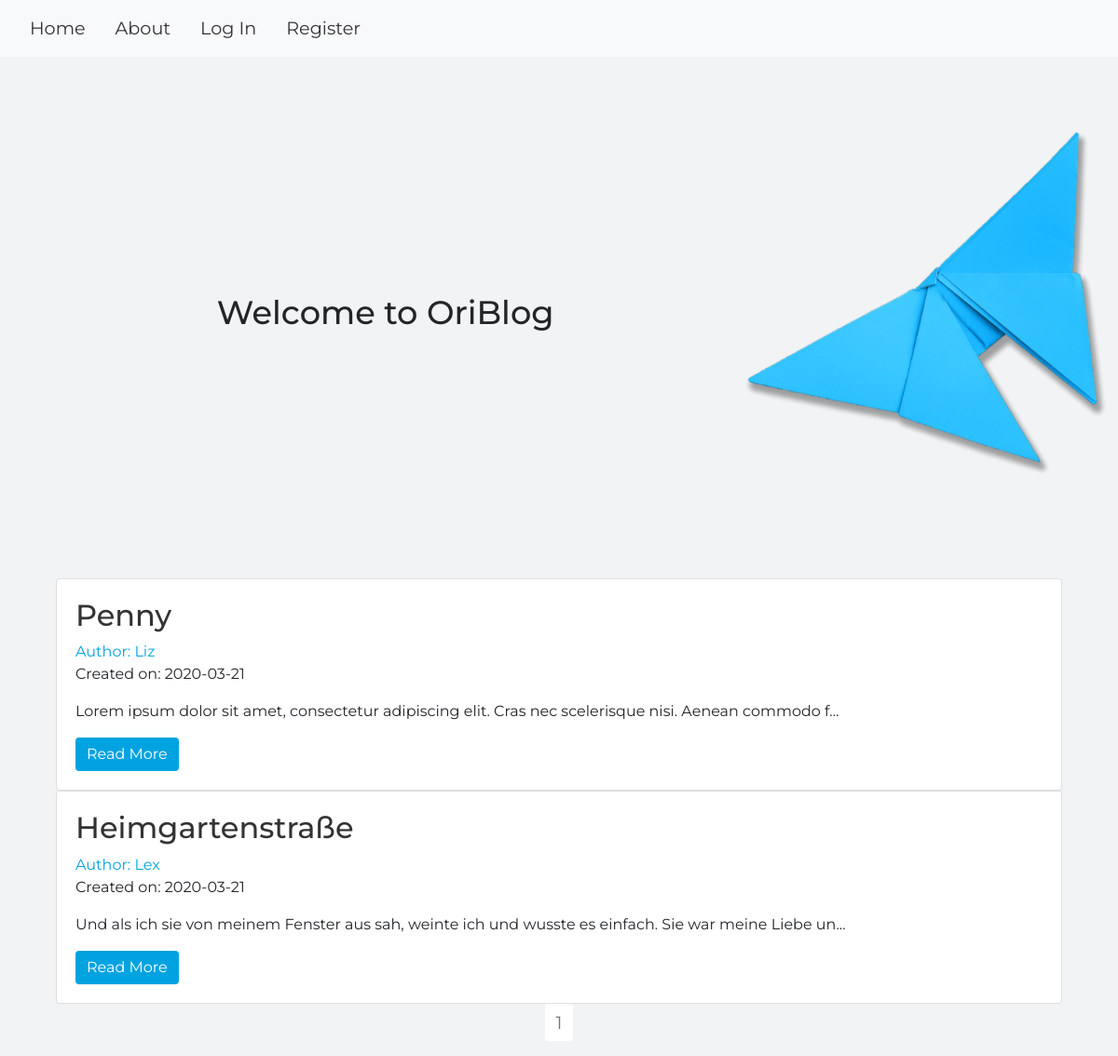
The page / on the database its author committed.
### oriblog/models.py (models this page shows, shortened)
class BlogPost(db.Model):
    users = db.relationship(User)
    id = db.Column(db.Integer, primary_key=True)
    user_id = db.Column(db.Integer, db.ForeignKey('users.id'), nullable=False)
    date = db.Column(db.DateTime, nullable=False, default=datetime.utcnow)
    title = db.Column(db.String(140), nullable=False)
    text = db.Column(db.Text, nullable=False)

class User(db.Model, UserMixin):
    __tablename__ = 'users'
    id = db.Column(db.Integer, primary_key = True)
    profile_image = db.Column(db.String(20), nullable=False, default='green.png')
    email = db.Column(db.String(64), unique=True, index=True)
    username = db.Column(db.String(64), unique=True, index=True)
    password_hash = db.Column(db.String(128))
    posts = db.relationship('BlogPost', backref='author', lazy=True)

### oriblog/core/views.py (the view)
@core.route('/')
def index():
    page = request.args.get('page', 1, type=int)
    blog_posts = BlogPost.query.order_by(
        BlogPost.date.desc()).paginate(page=page, per_page=5)
    return render_template('index.html', blog_posts=blog_posts)

### oriblog/templates/index.html (shortened to what this page needs)
{% extends "base.html" %}
{% block content %}
<div class="jumbotron">
  <div class="container header-container">
    <div class="row">
      <div class="col-sm-8 header-text-main">
        <h1 class="animated fadeInLeft">Welcome to OriBlog</h1>
      </div>
      <div class="col-sm-4 header-img">
        <img class="animated fadeInRight" src="{{ url_for('static', filename='imgs/' + 'blue.png') }}" alt="blue origami butterfly">
      </div>
    </div>
  </div>
</div>
<div class="container">
    {% for post in blog_posts.items %}
    <div class="card animated fadeIn delay-1s" >
      <div class="card-body">
        <h2><a class="card-title" href="  {{ url_for('blog_posts.blog_post', blog_post_id=post.id) }}">{{ post.title }}</a></h2>
        <a href="{{ url_for('users.user_posts', username=post.author.username) }}" class="author">Author: {{ post.author.username }}</a>
        <p>Created on: {{ post.date.strftime('%Y-%m-%d') }}</p>
        <p class="card-text">{{ post.text[:100] }}...</p>
        <a href="{{ url_for('blog_posts.blog_post', blog_post_id=post.id) }}" class="btn btn-primary">Read More</a>
      </div>
    </div>
   {% endfor %}
   <nav aria-label="Page navigation example">
     <ul class="pagination justify-content-center">
       {% for page_num in blog_posts.iter_pages(left_edge=1, right_edge=1, left_current=1, right_current=2) %}
          {% if blog_posts.page == page_num %}
          <li class="page-item disabled">
            <a class="page-link" href="{{ url_for('core.index', page=page_num) }}">{{ page_num }}</a></li>
          {% else %}
            <li class="page-item"><a class="page-link" href="{{ url_for('core.index', page=page_num) }}">{{ page_num }}</a></li>
          {% endif %}
      {% endfor %}
    </nav>
{% endblock %}

### oriblog/templates/base.html (shortened to what this page needs)
<!DOCTYPE html>
<html lang="en">
  <head>
    <link rel="stylesheet" href="https://stackpath.bootstrapcdn.com/bootstrap/4.4.1/css/bootstrap.min.css">
    <link rel="stylesheet" href="{{ url_for('static', filename='css/' + 'style.css') }}">
  <link
    rel="stylesheet"
    href="https://cdnjs.cloudflare.com/ajax/libs/animate.css/3.7.2/animate.min.css"
  />
  </head>
  <body>
    <nav class="navbar navbar-expand-lg navbar-light bg-light">
    <ul class="nav">
    <li class="nav-item">
      <a class="nav-link" href="{{ url_for('core.index') }}">Home</a>
    </li>
    <li class="nav-item">
      <a class="nav-link" href="{{ url_for('core.info') }}">About</a>
    </li>
      {% if current_user.is_authenticated %}
      <li class="nav-link"><a href="{{ url_for('users.logout') }}">Log Out</a></li>
      <li class="nav-link"><a href="{{ url_for('users.account') }}">Account</a></li>
      <li class="nav-link"><a href="{{ url_for('blog_posts.create_post') }}">Create Post</a></li>
      {% else %}
      <li class="nav-link"><a href="{{ url_for('users.login') }}">Log In</a></li>
      <li class="nav-link"><a href="{{ url_for('users.register') }}">Register</a></li>
      {% endif %}
  </ul>
</nav>
  <div class="container">
    {% block content %}
    {% endblock %}
  </div>
    </body>
</html>

### oriblog/static/css/style.css (style rules this page uses)
body { background-color: #f1f3f4; font-family: "Montserrat", sans-serif; }
ul li a { font-size: 1.2em;; color: #333; border: none; text-decoration: none!important; border: none!important; outline: none!important; }
.jumbotron { background-color: #f1f3f4; }
.btn-primary { background-color: #00A3E0; border: none; }
.header-text-main h1 { font-size: 2.2em; line-height: 2em; margin-left: 4em; padding-bottom: 2em; padding-top: 5em; }
.header-img { width: 400px; height: 400px; }
.header-img img { height:100% }
.card-title { color: #333; }
.card-body .author { color: #00A3E0; }

### rows shown on the page
BlogPost: title "Penny", author.username "Liz", date "2020-03-21", text "Lorem ipsum dolor sit amet, consectetur adipiscing elit. Cras nec scelerisque nisi. Aenean commodo f"
BlogPost: title "Heimgartenstraße", author.username "Lex", date "2020-03-21", text "Und als ich sie von meinem Fenster aus sah, weinte ich und wusste es einfach. Sie war meine Liebe un"

### other values the page prints
{{ page_num }} "1"
